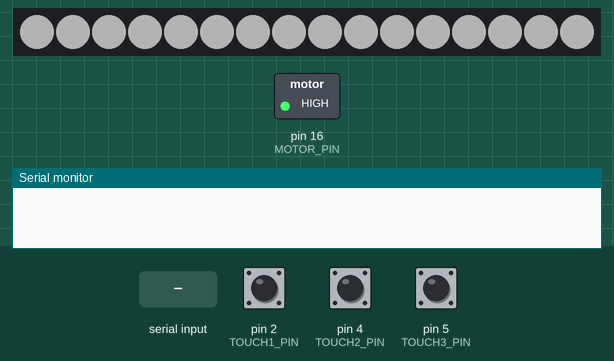
Simulated run of this sketch. Board: Arduino Uno, built with avr-gcc and run on an emulated ATmega328P. On the bench: 16 RGB LEDs in strip order, left to right, switched loads named in the sketch (green lamp = pin HIGH), the last lines printed to the serial monitor. Dashed ring = blinking. The inputs (shaded band) are chosen by the test bench; at power-on: pin 2 (TOUCH1_PIN) LOW, pin 4 (TOUCH2_PIN) LOW, pin 5 (TOUCH3_PIN) LOW. Dim RGB values are drawn brighter than linear.

Above: at 1.2 s.
1.3 s: "H90\n" received over Serial
At 1.68 s:
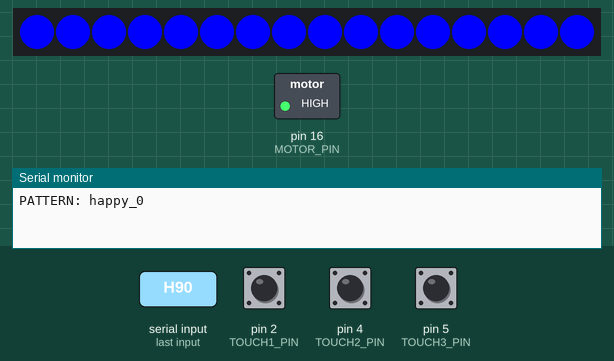
3.2 s: byte 67 ('C') received over Serial
At 4.8 s:
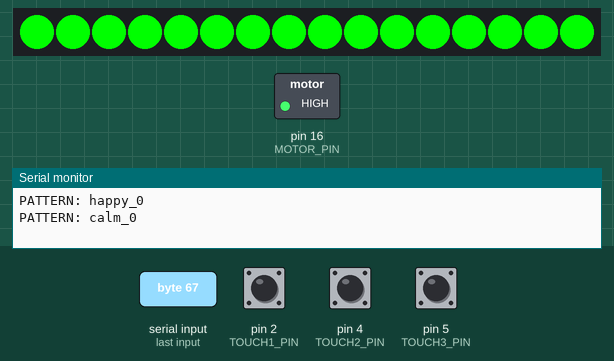
6.2 s: byte 83 ('S') received over Serial
At 6.6 s:
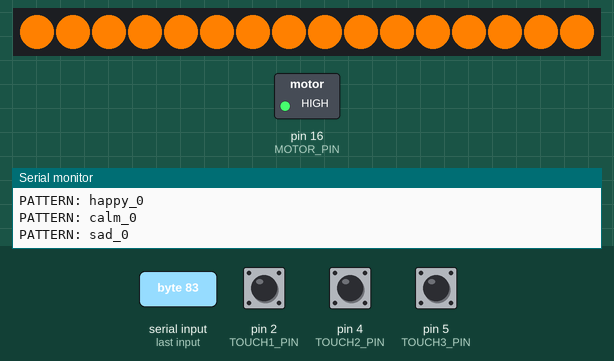
9.2 s: byte 65 ('A') received over Serial
At 11.55 s:
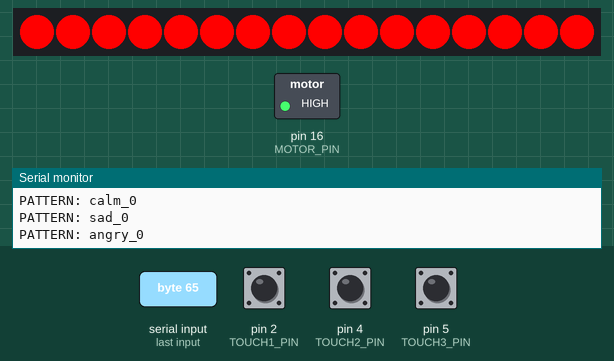
11.6 s: byte 78 ('N') received over Serial
At 13.0 s:
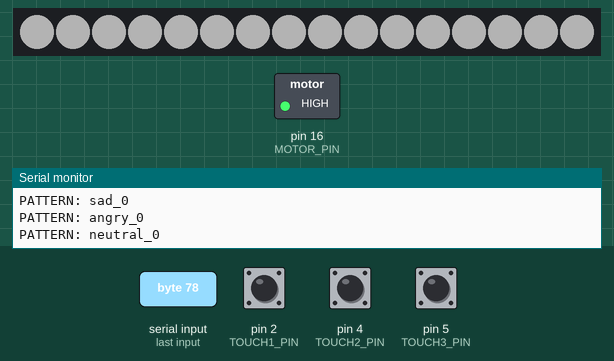
Timing chart, 0 to 14.1 s (numbered marks = the images above; inputs shaded):
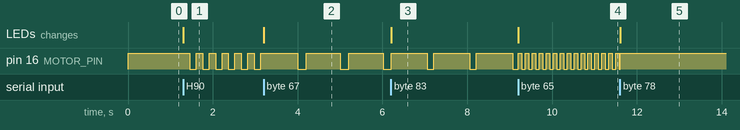

Measured:
- after the input at 1.3 s, pin 16 (MOTOR_PIN): alternates HIGH for 0.15 s and LOW for 0.15 s, starting after 0.16 s; the LEDs: change at once (image 1)
- after the input at 3.2 s, pin 16 (MOTOR_PIN): alternates HIGH for 0.80 s and LOW for 0.20 s, starting after 0.80 s; the LEDs: change at once (image 2)
- after the input at 6.2 s, the LEDs: change at once (image 3)
- after the input at 9.2 s, pin 16 (MOTOR_PIN): alternates HIGH for 0.08 s and LOW for 0.08 s, starting after 0.09 s; the LEDs: change at once (image 4)
- after the input at 11.6 s, the LEDs: change at once (image 5)

The sketch:

Smushie_output.ino
```cpp
#include <FastLED.h>

//LED configuration
#define LED_PIN     15
#define NUM_LEDS    16
#define LED_TYPE    SK6812
#define COLOR_ORDER GRB

CRGB leds[NUM_LEDS];

// Motor configuration
#define MOTOR_PIN   16

//Touch configuration
#define TOUCH1_PIN  2
#define TOUCH2_PIN  4
#define TOUCH3_PIN  5

//Emotion and pattern
char currentEmotion = 'N';    // 'H','C','S','A','N'
int  currentPatternIndex = 0; // 0 or 1 for all emotions, since only 2 patterns
bool emotionActive  = false;

unsigned long emotionStartTime       = 0;
const unsigned long EMOTION_DURATION = 8000;  // 8 s

// motor pattern state
bool motorOn              = false;
unsigned long motorTimer  = 0;
unsigned long motorOnDuration  = 0;
unsigned long motorOffDuration = 0;

// feedback state
bool feedbackSent = false;

void setup() {
  Serial.begin(115200);

  FastLED.addLeds<LED_TYPE, LED_PIN, COLOR_ORDER>(leds, NUM_LEDS);
  FastLED.clear(true);

  pinMode(MOTOR_PIN, OUTPUT);
  digitalWrite(MOTOR_PIN, HIGH);   // OFF at startup (active-low driver)

  pinMode(TOUCH1_PIN, INPUT);
  pinMode(TOUCH2_PIN, INPUT);
  pinMode(TOUCH3_PIN, INPUT);
}

void fillAll(CRGB c) {
  for (int i = 0; i < NUM_LEDS; i++) {
    leds[i] = c;
  }
}

void showEmotionColor() {
  switch (currentEmotion) {
    case 'H': fillAll(CRGB(0, 0, 255));  break;   // happy: blue
    case 'C': fillAll(CRGB(0, 255, 0));  break;   // calm: green
    case 'S': fillAll(CRGB(255, 128, 0)); break;  // sad: orange
    case 'A': fillAll(CRGB(255, 0, 0));  break;   // angry: red
    case 'N':
    default:  fillAll(CRGB(60, 60, 60)); break;   // neutral: dim white
  }
}

// Motor helpers (active-low)

void setMotorPatternForEmotion() {
  // default: motor fully off
  motorOnDuration  = 0;
  motorOffDuration = 0;
  motorOn = false;
  digitalWrite(MOTOR_PIN, HIGH);   // OFF

  switch (currentEmotion) {
    case 'H': // happy: lively vs softer joy
      if (currentPatternIndex == 0) {
        motorOnDuration  = 150;
        motorOffDuration = 150;
        Serial.println("PATTERN: happy_0");
      } else {
        motorOnDuration  = 200;
        motorOffDuration = 300;
        Serial.println("PATTERN: happy_1");
      }
      break;

    case 'C': // calm
      if (currentPatternIndex == 0) {
        motorOnDuration  = 200;
        motorOffDuration = 800;
        Serial.println("PATTERN: calm_0");
      } else {
        motorOnDuration  = 150;
        motorOffDuration = 600;
        Serial.println("PATTERN: calm_1");
      }
      break;

    case 'S': // sad
      if (currentPatternIndex == 0) {
        motorOnDuration  = 150;
        motorOffDuration = 850;
        Serial.println("PATTERN: sad_0");
      } else {
        motorOnDuration  = 120;
        motorOffDuration = 600;
        Serial.println("PATTERN: sad_1");
      }
      break;

    case 'A': // angry
      if (currentPatternIndex == 0) {
        motorOnDuration  = 80;
        motorOffDuration = 80;
        Serial.println("PATTERN: angry_0");
      } else {
        motorOnDuration  = 200;
        motorOffDuration = 100;
        Serial.println("PATTERN: angry_1");
      }
      break;

    case 'N': // neutral: motor stays OFF
    default:
      Serial.println("PATTERN: neutral_0");
      break;
  }
}

void updateMotorPattern() {
  // If no emotion is active, motor must be OFF
  if (!emotionActive) {
    motorOn = false;
    digitalWrite(MOTOR_PIN, HIGH);   // OFF
    return;
  }

  // If current pattern has zero durations, keep motor OFF
  if (motorOnDuration == 0 && motorOffDuration == 0) {
    motorOn = false;
    digitalWrite(MOTOR_PIN, HIGH);   // OFF
    return;
  }

  unsigned long now = millis();

  if (motorOn) {
    if (now - motorTimer >= motorOnDuration) {
      motorOn = false;
      motorTimer = now;
      digitalWrite(MOTOR_PIN, HIGH);  // OFF
    }
  } else {
    if (now - motorTimer >= motorOffDuration) {
      motorOn = true;
      motorTimer = now;
      digitalWrite(MOTOR_PIN, LOW);   // ON (active-low)
    }
  }
}

//Touch feedback input

void checkTouchFeedback() {
  if (!emotionActive || feedbackSent) return;

  int t1 = digitalRead(TOUCH1_PIN);
  int t2 = digitalRead(TOUCH2_PIN);
  int t3 = digitalRead(TOUCH3_PIN);

  if (t1 == HIGH || t2 == HIGH || t3 == HIGH) {
    Serial.println("FEEDBACK_POS");
    feedbackSent = true;
  }
}

//Serial: emotion + optional pattern index

void checkSerial() {
  while (Serial.available() > 0) {
    char c = Serial.read();

    if (c == '\n' || c == '\r' || c == ' ') continue; // || means or

    if (c == 'H' || c == 'C' || c == 'S' || c == 'A' || c == 'N') {
      currentEmotion = c;
      currentPatternIndex = 0;

      delayMicroseconds(200);
      if (Serial.available() > 0) {
        char d = Serial.peek();
        if (d >= '0' && d <= '1') {       // only 0 or 1 patterns
          Serial.read();
          currentPatternIndex = d - '0';
        }
      }

      emotionActive    = true;
      emotionStartTime = millis();

      setMotorPatternForEmotion();

      // start pattern from OFF
      motorOn    = false;
      motorTimer = millis();
      feedbackSent = false;
    }
  }
}

void loop() {
  checkSerial();

  unsigned long now = millis();

  // end of emotion window, neutral, motor off
  if (emotionActive && (now - emotionStartTime > EMOTION_DURATION)) {
    emotionActive  = false;
    currentEmotion = 'N';
    motorOn = false;
    digitalWrite(MOTOR_PIN, HIGH);   // OFF
  }

  showEmotionColor();
  FastLED.show();

  updateMotorPattern();
  checkTouchFeedback();

  delay(5);
}
```
